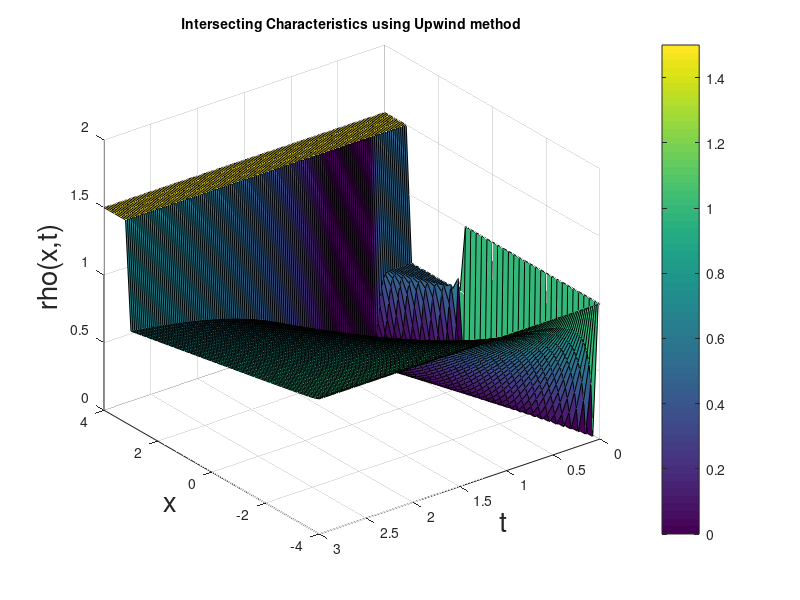

The MATLAB source for this figure:
clear
clc 

% Initialising variables
x = linspace(-4, 4, 41);    
t = linspace(0, 3, 151);
k = t(2) - t(1);    % step size for the time
h = x(2) - x(1);    % step size for the space
nt = 151;   % Total number of time steps
nx = 41;    % Total number of space steps
j = @(rho) 8 * rho - 4 * rho.^2;
j_dash = @(rho) 8 - 8 * rho;
RHO = zeros(length(x), length(t));

% Initial conditions
RHO(:, 1) = 1 * (x <= 1) + 0.5 * ((x > 1) & (x <= 3)) + 1.5 * (x > 3);
% Boundary conditions
RHO(1, :) = 1;
RHO(41, :) = 1.5;

% Implementing the numerical method
for idt = 1 : nt - 1
    for idx = 2 : nx - 1
        if j_dash(RHO(idx, idt)) > 0
            RHO(idx, idt + 1) = RHO(idx, idt) - (k / h) * (j(RHO(idx, idt)) - j(RHO(idx - 1, idt)));  
        elseif j_dash(RHO(idx, idt)) < 0
            RHO(idx, idt + 1) = RHO(idx, idt) - (k / h) * (j(RHO(idx + 1, idt)) - j(RHO(idx, idt)));
        end    
    end
end

% Plotting the density function
figure(1)
surf(t,x,RHO)
xlabel('t','FontSize', 20)
ylabel('x','FontSize', 20)
zlabel('rho(x,t)','FontSize', 20)
title('Intersecting Characteristics using Upwind method', 'FontSize', 10)
colorbar
set(gca, 'XDir','reverse')